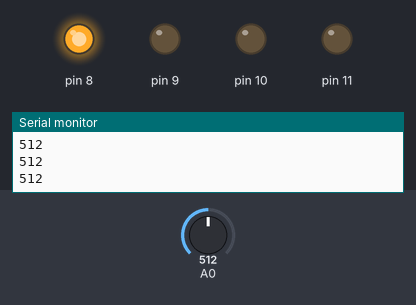
The sketch below on a simulated Arduino Uno, built with avr-gcc and run on an emulated ATmega328P. Parts: output pins drawn as LEDs (lit = HIGH), the last lines printed to the serial monitor. The test bench sets the inputs (shaded band); at power-on: A0 = 512.

Above: at 1.2 s.
1.3 s: A0 set to 496
At 2.1 s:
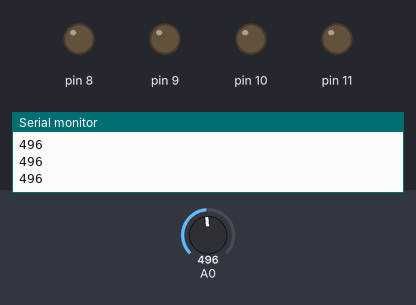
2.8 s: A0 set to 511
At 3.3 s:
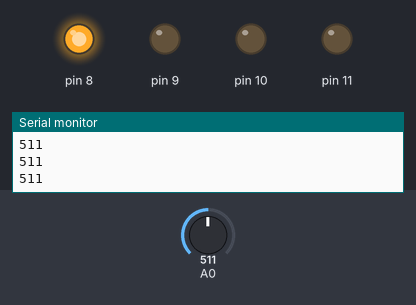
4.3 s: A0 set to 701
At 5.5 s:
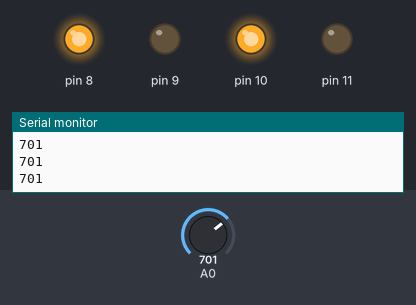
5.8 s: A0 set to 710
At 6.8 s:
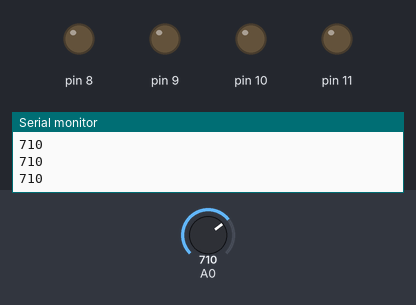
7.3 s: A0 set to 691
At 7.9 s:
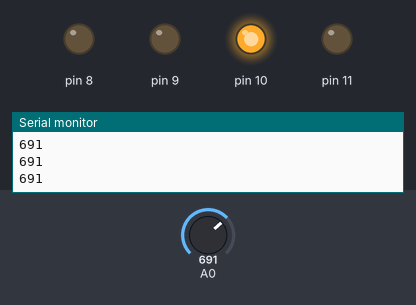
8.8 s: A0 set to 716
At 9.2 s:
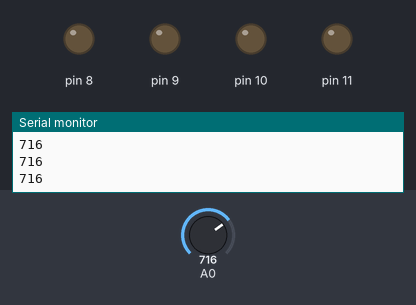
Timing chart, 0 to 11.3 s (numbered marks = the images above; inputs shaded):
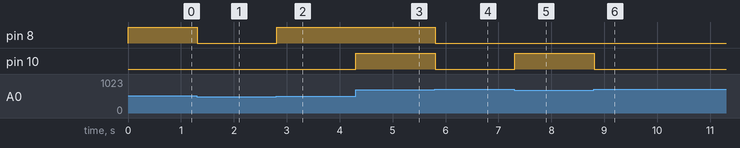

Measured:
- the behaviour switches between 505 and 504 on A0 (found by bisection; images 0 and 1)
- the behaviour switches between 701 and 702 on A0 (found by bisection; images 3 and 4)
- after the input at 1.3 s, pin 8: HIGH → LOW at once
- after the input at 2.8 s, pin 8: LOW → HIGH at once
- after the input at 4.3 s, pin 10: LOW → HIGH at once
- after the input at 5.8 s, pin 8, pin 10: HIGH → LOW at once
- after the input at 7.3 s, pin 10: LOW → HIGH at once
- after the input at 8.8 s, pin 10: HIGH → LOW at once

The sketch:

button.ino
```cpp
void setup() {
  Serial.begin(9600);
  for (int i = 8; i < 12; i++) {
    pinMode(i, OUTPUT);
  }
}

void loop() {
  int reading = analogRead(0);
  Serial.println(reading);

  if (reading >= 505 && reading <= 515) {
    digitalWrite(8, HIGH);
  }
  else if (reading >= 997 && reading <= 1007) {
    digitalWrite(9, HIGH);
  }
  else if (reading >= 691 && reading <= 701) {
    digitalWrite(10, HIGH);
  }
  else if (reading >= 832 && reading <= 842) {
    digitalWrite(11, HIGH);
  }
  else {
    for (int i = 8; i < 12; i++) {
      digitalWrite(i, LOW);
    }
  }

}
```
